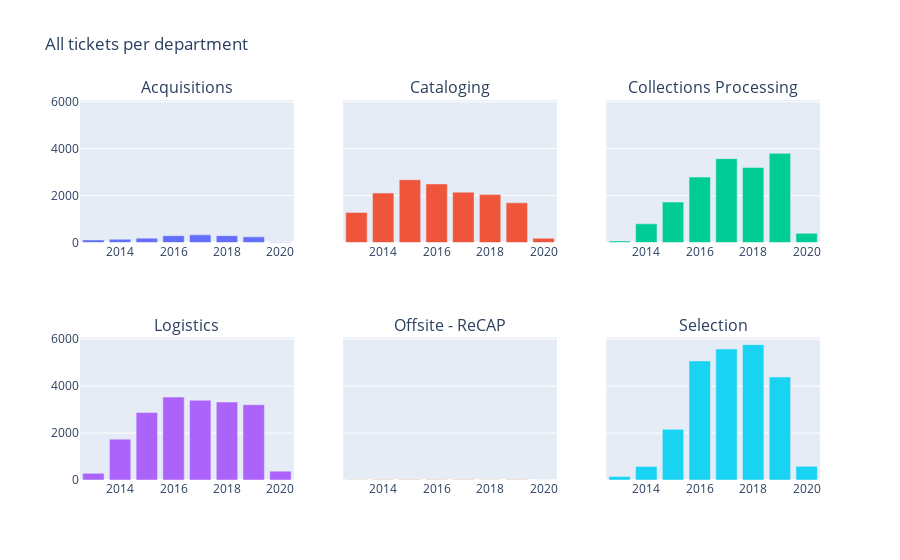

Notebook code cell kept with this figure:
### Code cell
fig.update_layout(
    title_text='All tickets per department',
    showlegend=False,
    height=700)
fig.show()

### Figure 1 — Plotly figure (JSON) as saved in the notebook; plotly's stock layout.template omitted (floating-point values rounded to 4 significant figures)
{"data": [{"name": "Acquisitions", "type": "bar", "x": [2013, 2014, 2015, 2016, 2017, 2018, 2019, 2020], "xaxis": "x", "y": [110, 139, 185, 290, 325, 293, 242, 20], "yaxis": "y"}, {"name": "Cataloging", "type": "bar", "x": [2013, 2014, 2015, 2016, 2017, 2018, 2019, 2020], "xaxis": "x2", "y": [1283, 2106, 2676, 2497, 2145, 2041, 1689, 183], "yaxis": "y2"}, {"name": "Collections Processing", "type": "bar", "x": [2013, 2014, 2015, 2016, 2017, 2018, 2019, 2020], "xaxis": "x3", "y": [64, 796, 1725, 2790, 3573, 3195, 3799, 391], "yaxis": "y3"}, {"name": "Logistics", "type": "bar", "x": [2013, 2014, 2015, 2016, 2017, 2018, 2019, 2020], "xaxis": "x4", "y": [288, 1739, 2873, 3534, 3401, 3321, 3210, 378], "yaxis": "y4"}, {"name": "Offsite - ReCAP", "type": "bar", "x": [2013, 2014, 2015, 2016, 2017, 2018, 2019, 2020], "xaxis": "x5", "y": [13, 22, 20, 22, 18, 14, 17, 2], "yaxis": "y5"}, {"name": "Selection", "type": "bar", "x": [2013, 2014, 2015, 2016, 2017, 2018, 2019, 2020], "xaxis": "x6", "y": [151, 579, 2158, 5075, 5584, 5770, 4391, 583], "yaxis": "y6"}], "layout": {"annotations": [{"font": {"size": 16}, "showarrow": false, "text": "Acquisitions", "x": 0.1444, "xanchor": "center", "xref": "paper", "y": 1, "yanchor": "bottom", "yref": "paper"}, {"font": {"size": 16}, "showarrow": false, "text": "Cataloging", "x": 0.5, "xanchor": "center", "xref": "paper", "y": 1, "yanchor": "bottom", "yref": "paper"}, {"font": {"size": 16}, "showarrow": false, "text": "Collections Processing", "x": 0.8556, "xanchor": "center", "xref": "paper", "y": 1, "yanchor": "bottom", "yref": "paper"}, {"font": {"size": 16}, "showarrow": false, "text": "Logistics", "x": 0.1444, "xanchor": "center", "xref": "paper", "y": 0.375, "yanchor": "bottom", "yref": "paper"}, {"font": {"size": 16}, "showarrow": false, "text": "Offsite - ReCAP", "x": 0.5, "xanchor": "center", "xref": "paper", "y": 0.375, "yanchor": "bottom", "yref": "paper"}, {"font": {"size": 16}, "showarrow": false, "text": "Selection", "x": 0.8556, "xanchor": "center", "xref": "paper", "y": 0.375, "yanchor": "bottom", "yref": "paper"}], "autosize": true, "showlegend": false, "title": {"text": "All tickets per department"}, "xaxis": {"anchor": "y", "autorange": true, "domain": [0, 0.2889], "range": [2012.0, 2020.0], "type": "linear"}, "xaxis2": {"anchor": "y2", "autorange": true, "domain": [0.3556, 0.6444], "range": [2012.0, 2020.0], "type": "linear"}, "xaxis3": {"anchor": "y3", "autorange": true, "domain": [0.7111, 1], "range": [2012.0, 2020.0], "type": "linear"}, "xaxis4": {"anchor": "y4", "autorange": true, "domain": [0, 0.2889], "range": [2012.0, 2020.0], "type": "linear"}, "xaxis5": {"anchor": "y5", "autorange": true, "domain": [0.3556, 0.6444], "range": [2012.0, 2020.0], "type": "linear"}, "xaxis6": {"anchor": "y6", "autorange": true, "domain": [0.7111, 1], "range": [2012.0, 2020.0], "type": "linear"}, "yaxis": {"anchor": "x", "autorange": true, "domain": [0.625, 1], "matches": "y4", "range": [0, 6074.0], "type": "linear"}, "yaxis2": {"anchor": "x2", "autorange": true, "domain": [0.625, 1], "matches": "y4", "range": [0, 6074.0], "showticklabels": false, "type": "linear"}, "yaxis3": {"anchor": "x3", "autorange": true, "domain": [0.625, 1], "matches": "y4", "range": [0, 6074.0], "showticklabels": false, "type": "linear"}, "yaxis4": {"anchor": "x4", "autorange": true, "domain": [0, 0.375], "range": [0, 6074.0], "type": "linear"}, "yaxis5": {"anchor": "x5", "autorange": true, "domain": [0, 0.375], "matches": "y4", "range": [0, 6074.0], "showticklabels": false, "type": "linear"}, "yaxis6": {"anchor": "x6", "autorange": true, "domain": [0, 0.375], "matches": "y4", "range": [0, 6074.0], "showticklabels": false, "type": "linear"}}}
